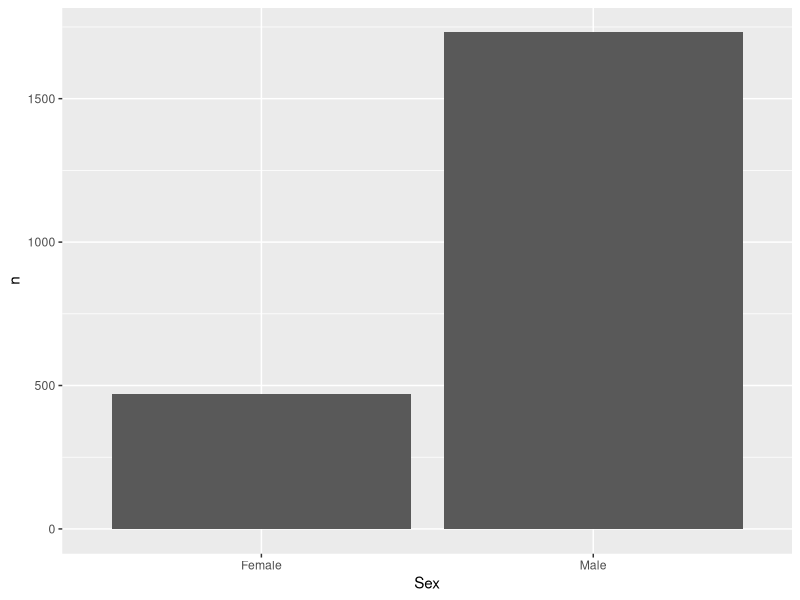
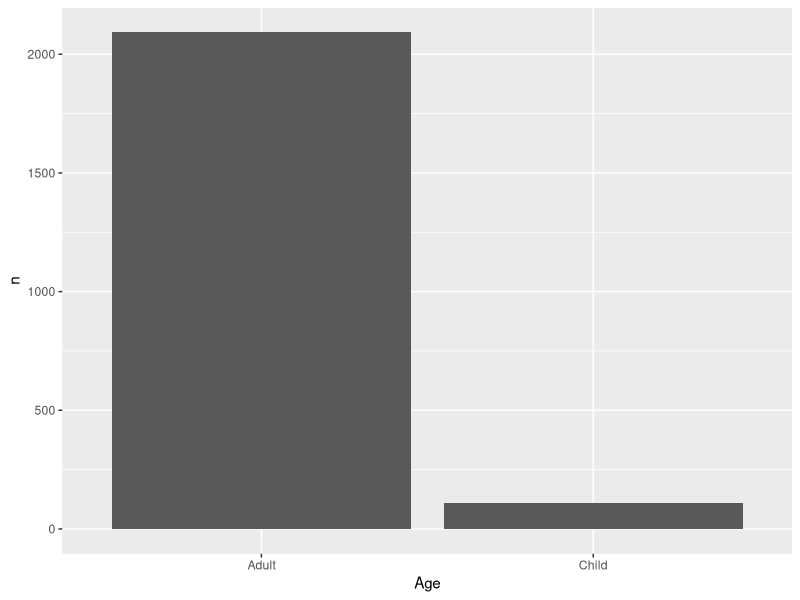
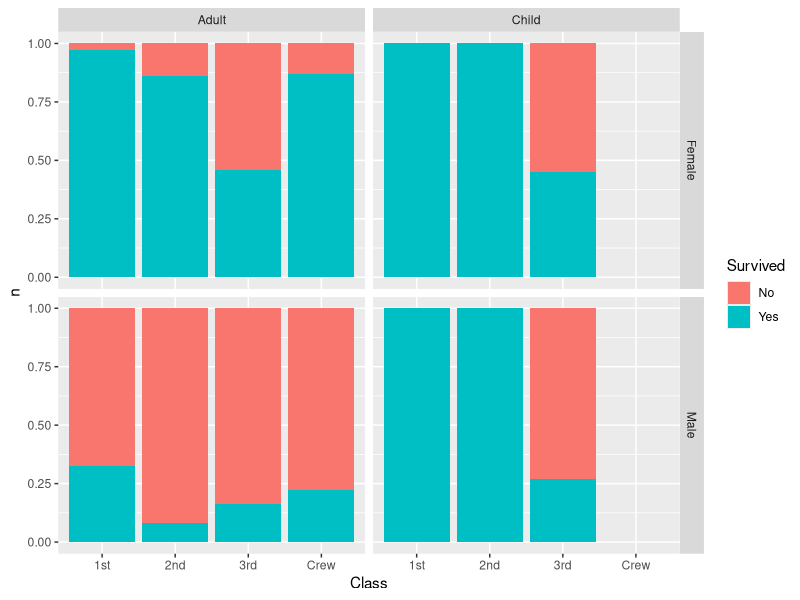

Recreate these plots in R, in order. (Note: this script raises an error after producing the figures.)
## ---- chunk 1
## to install packrat: 
#install.packages("packrat")  

## setting up the packrat virtual environment in the current directory: 
#packrat::init()  
## turn packrat on 
#packrat::on
## ---- chunk 2
## to install all packages included in tidyverse. #install.packages("tidyverse")    
## but we want to open ggplot2 with tidyverse: 

library(tidyverse)
## ---- chunk 3
#data()
## ---- chunk 4
help(Titanic) 
#?Titanic    #does the same thing}
## ---- chunk 5
titanic = Titanic |>
    as_tibble()
titanic
## ---- chunk 6
head(titanic) 
# try "head(msleep, 3)" to see what that does differently}
## ---- chunk 7
class(titanic)

## ---- chunk 8

dim(titanic)
## ---- chunk 9
colnames(titanic)
## ---- chunk 10
str(titanic)
    
## ---- chunk 11
summary(titanic)
## ---- chunk 12
titanic |>
    distinct(Class)
## ---- chunk 13
titanic |>
    distinct(Class, Sex)
## ---- chunk 14
titanic |>
    count(Class, sort=TRUE)
## ---- chunk 15


## ---- chunk 16
ggplot(data=titanic, aes(x=Sex, y=n)) + 
    geom_bar(stat="identity")
## ---- chunk 17
ggplot(data=titanic, aes(x=Age, y=n)) +
    geom_bar(stat="identity")

## ---- chunk 18
ggplot(titanic, aes(x = Class, y = n, fill = Survived)) +
  geom_bar(stat = "identity", position = "fill") +
  facet_grid(Sex ~ Age) 
## ---- chunk 19
# Calculate survival rates by Class and Sex
survival_rates <- titanic_summary %>%
  group_by(Class, Sex) %>%
  summarize(survival_rate = mean(survival_rate, na.rm=TRUE))

# Heatmap of survival rates
ggplot(survival_rates, aes(x = Class, y = Sex, fill = survival_rate)) +
  geom_tile()
## ---- chunk 20
titanic_summary <- titanic |>
    group_by(Sex, Class, Age) |>
    summarize(total = sum(n))
## ---- chunk 21
survivors <- titanic |>
    filter(Survived == "Yes") |>
    group_by(Sex, Age, Class) |>
    summarize(survived = sum(n))
## ---- chunk 22
#titanic_summary <- left_join(titanic_summary, survivors, by = c("Sex", "Age", "Class")) 

titanic_summary <- titanic_summary |>
    left_join(survivors, by = c("Sex", "Age", "Class"))
## ---- chunk 23
titanic_summary <- titanic_summary |>
  mutate(survival_rate = survived / total)
## ---- chunk 24
titanic_summary <- titanic_summary |>
    arrange(survival_rate)
## ---- chunk 25
#titanic_summary <- titanic_summary |>
    #left_join(survivors, by = c("Sex", "Age", "Class"))# |>
    #mutate(survival_rate = survived / total) |>
    #arrange(survival_rate)
